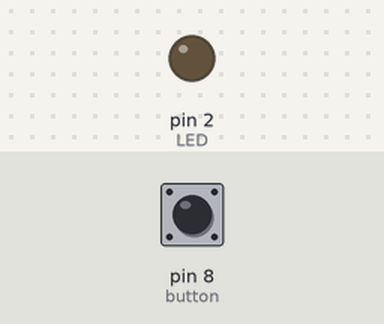
The sketch below on a simulated Arduino Uno, built with avr-gcc and run on an emulated ATmega328P. Shown: output pins drawn as LEDs (lit = HIGH). The test bench sets the inputs (shaded band); at power-on: pin 8 (button) LOW.

Above: at 1.2 s.
1.3 s: pin 8 (button) pulled HIGH for 0.15 s
At 1.37 s:
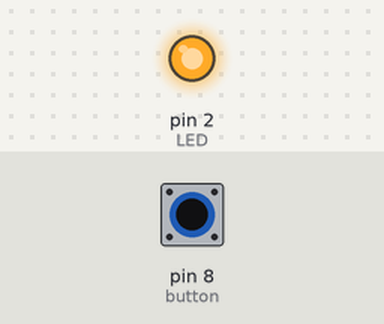
2.9 s: pin 8 (button) pulled HIGH for 3.2 s
At 6.9 s:
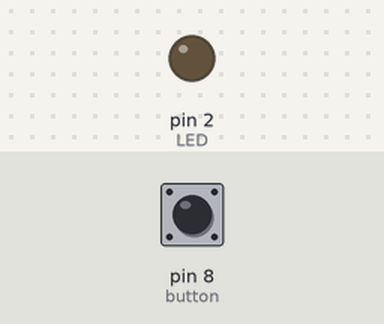
Timing chart, 0 to 8.4 s (numbered marks = the images above; inputs shaded):
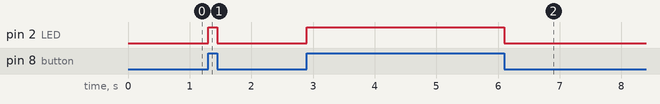

The sketch:

Iot_code4.ino
```cpp
#define LED 2
#define button 8

void setup() {
 Serial.begin(9600);
 pinMode(LED, OUTPUT);
 pinMode(button, INPUT);
}

void loop() {
    bool  x = digitalRead(button);
if(x==1){
  digitalWrite(LED,HIGH);
}
else{
  digitalWrite(LED,LOW);
}
}
```

Measured:
- after the input at 1.3 s, pin 2 (LED): LOW → HIGH at once, → LOW 0.15 s later
- after the input at 2.9 s, pin 2 (LED): LOW → HIGH at once, → LOW 3.2 s later
